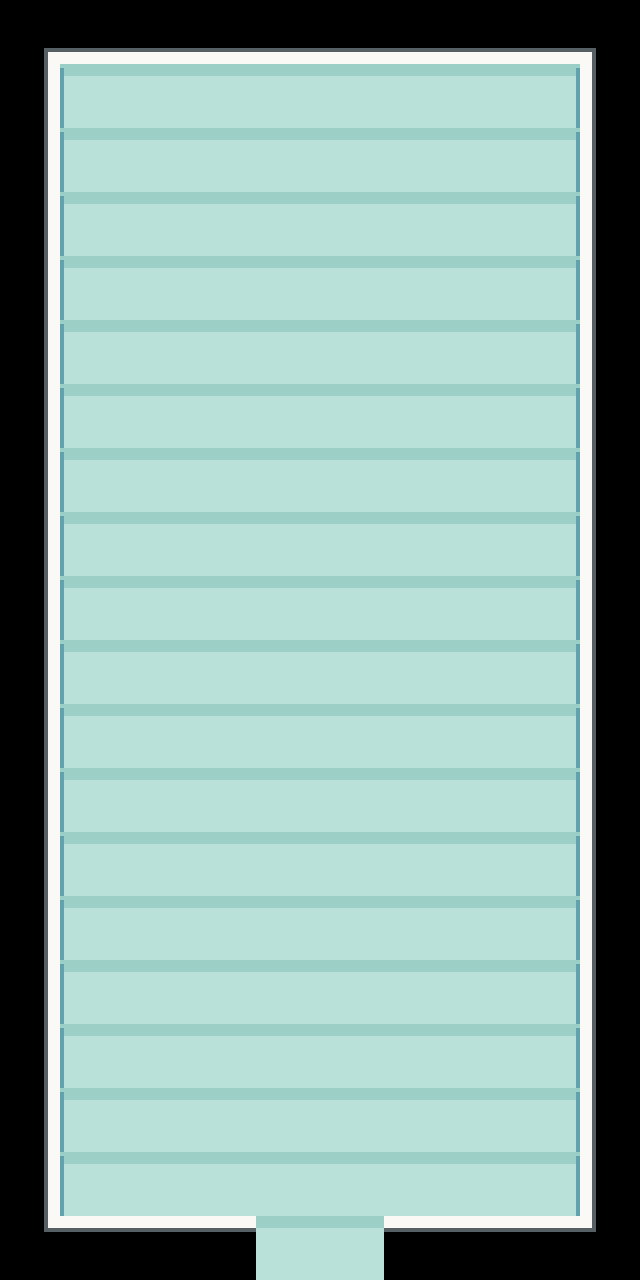

Tiled map render using the project's own tile images. Description and the map definition, with tile-layer contents summarised, below:
An orthogonal 10x20 tile map with 64x64 px tiles, 2 tile layers (Terrain, Terrain Top), 2 tilesets and 107 objects (3x Character, Player).

<map version="1.10" tiledversion="1.11.0" orientation="orthogonal" renderorder="right-down" width="10" height="20" tilewidth="64" tileheight="64" infinite="0" nextlayerid="8" nextobjectid="128">
 <tileset firstgid="1" source="../tileset/indoor_tiles.tsx" />
 <tileset firstgid="91" source="../tileset/spriteSheet_tiledLiquids_32x32.tsx" />
 <layer id="1" name="Terrain" width="10" height="20">
  <data>[200 cells, 200 non-empty, 6 distinct tile ids]</data>
 </layer>
 <layer id="2" name="Terrain Top" width="10" height="20">
  <data>[200 cells, 0 non-empty, 0 distinct tile ids]</data>
 </layer>
 <objectgroup id="5" name="GameObjects">
  <object id="11" name="Player" x="349.218" y="1178.35">
   <properties>
    <property name="direction" value="up" />
    <property name="pos" value="world" />
   </properties>
   <point />
  </object>
  <object id="9" name="Character" x="114.902" y="178.642">
   <properties>
    <property name="character_id" value="bc3" />
    <property name="direction" value="down" />
    <property name="graphic" value="boss" />
    <property name="radius" value="30" />
   </properties>
   <point />
  </object>
  <object id="10" name="Character" x="480.486" y="177.16">
   <properties>
    <property name="character_id" value="bc5" />
    <property name="direction" value="down" />
    <property name="graphic" value="boss" />
    <property name="radius" value="30" />
   </properties>
   <point />
  </object>
  <object id="31" name="Character" x="287.623" y="175.342">
   <properties>
    <property name="character_id" value="bc4" />
    <property name="direction" value="down" />
    <property name="graphic" value="boss" />
    <property name="radius" value="30" />
   </properties>
   <point />
  </object>
 </objectgroup>
 <objectgroup id="3" name="Collisions">
  <object id="1" x="19.9043" y="10.7177" width="218.947" height="36.7464" />
  <object id="2" x="7.6555" y="67.3684" width="39.8086" height="1194.26" />
  <object id="3" x="61.244" y="1237.13" width="186.794" height="30.622" />
  <object id="4" x="396.555" y="1232.54" width="232.727" height="38.2775" />
  <object id="5" x="591.005" y="3.0622" width="42.8708" height="1209.57" />
  <object id="6" x="247.346" y="4.5933" width="322.223" height="33.6842" />
 </objectgroup>
 <objectgroup id="6" name="ChemicalSpills">
  <object id="13" gid="104" x="96.1818" y="736.182" width="32" height="32">
   <properties>
    <property name="aminos" value="methionine,phenylalanine,proline,serine" />
    <property name="classroom" value="labfight" />
    <property name="level" value="3" />
   </properties>
  </object>
  <object id="14" gid="104" x="64.1818" y="736.545" width="32" height="32">
   <properties>
    <property name="aminos" value="methionine,phenylalanine,proline,serine" />
    <property name="classroom" value="labfight" />
    <property name="level" value="3" />
   </properties>
  </object>
  <object id="15" gid="104" x="64.3636" y="768.364" width="32" height="32">
   <properties>
    <property name="aminos" value="methionine,phenylalanine,proline,serine" />
    <property name="classroom" value="labfight" />
    <property name="level" value="3" />
   </properties>
  </object>
  <object id="16" gid="104" x="96" y="768.364" width="32" height="32">
   <properties>
    <property name="aminos" value="methionine,phenylalanine,proline,serine" />
    <property name="classroom" value="labfight" />
    <property name="level" value="3" />
   </properties>
  </object>
  <object id="17" gid="104" x="96.3333" y="672.576" width="32" height="32">
   <properties>
    <property name="aminos" value="methionine,phenylalanine,proline,serine" />
    <property name="classroom" value="labfight" />
    <property name="level" value="3" />
   </properties>
  </object>
  <object id="18" gid="104" x="64.3333" y="672.939" width="32" height="32">
   <properties>
    <property name="aminos" value="methionine,phenylalanine,proline,serine" />
    <property name="classroom" value="labfight" />
    <property name="level" value="3" />
   </properties>
  </object>
  <object id="19" gid="104" x="64.5151" y="704.758" width="32" height="32">
   <properties>
    <property name="aminos" value="methionine,phenylalanine,proline,serine" />
    <property name="classroom" value="labfight" />
    <property name="level" value="3" />
   </properties>
  </object>
  <object id="20" gid="104" x="96.1515" y="704.758" width="32" height="32">
   <properties>
    <property name="aminos" value="methionine,phenylalanine,proline,serine" />
    <property name="classroom" value="labfight" />
    <property name="level" value="3" />
   </properties>
  </object>
  <object id="21" gid="104" x="158.924" y="736.212" width="32" height="32">
   <properties>
    <property name="aminos" value="methionine,phenylalanine,proline,serine" />
    <property name="classroom" value="labfight" />
    <property name="level" value="3" />
   </properties>
  </object>
  <object id="22" gid="104" x="126.924" y="736.575" width="32" height="32">
   <properties>
    <property name="aminos" value="methionine,phenylalanine,proline,serine" />
    <property name="classroom" value="labfight" />
    <property name="level" value="3" />
   </properties>
  </object>
  <object id="23" gid="104" x="127.106" y="768.394" width="32" height="32">
   <properties>
    <property name="aminos" value="methionine,phenylalanine,proline,serine" />
    <property name="classroom" value="labfight" />
    <property name="level" value="3" />
   </properties>
  </object>
  <object id="24" gid="104" x="158.742" y="768.394" width="32" height="32">
   <properties>
    <property name="aminos" value="methionine,phenylalanine,proline,serine" />
    <property name="classroom" value="labfight" />
    <property name="level" value="3" />
   </properties>
  </object>
  <object id="25" gid="104" x="159.076" y="672.606" width="32" height="32">
   <properties>
    <property name="aminos" value="methionine,phenylalanine,proline,serine" />
    <property name="classroom" value="labfight" />
    <property name="level" value="3" />
   </properties>
  </object>
  <object id="26" gid="104" x="127.076" y="672.969" width="32" height="32">
   <properties>
    <property name="aminos" value="methionine,phenylalanine,proline,serine" />
    <property name="classroom" value="labfight" />
    <property name="level" value="3" />
   </properties>
  </object>
  <object id="27" gid="104" x="127.258" y="704.788" width="32" height="32">
   <properties>
    <property name="aminos" value="methionine,phenylalanine,proline,serine" />
    <property name="classroom" value="labfight" />
    <property name="level" value="3" />
   </properties>
  </object>
  <object id="28" gid="104" x="158.894" y="704.788" width="32" height="32">
   <properties>
    <property name="aminos" value="methionine,phenylalanine,proline,serine" />
    <property name="classroom" value="labfight" />
    <property name="level" value="3" />
   </properties>
  </object>
  <object id="32" gid="104" x="479.199" y="478.044" width="32" height="32">
   <properties>
    <property name="aminos" value="methionine,phenylalanine,proline,serine" />
    <property name="classroom" value="labfight" />
    <property name="level" value="3" />
   </properties>
  </object>
  <object id="33" gid="104" x="447.199" y="478.407" width="32" height="32">
   <properties>
    <property name="aminos" value="methionine,phenylalanine,proline,serine" />
    <property name="classroom" value="labfight" />
    <property name="level" value="3" />
   </properties>
  </object>
  </objectgroup>
 <objectgroup id="4" name="Objects" />
 <objectgroup id="7" name="Transition">
  <!-- 1 objects omitted --></objectgroup>
</map>
<!-- 79 of 107 objects omitted -->
